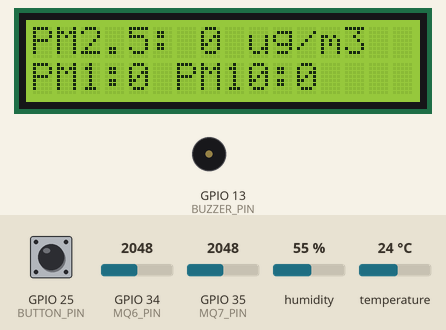
A sketch run on a simulated ESP32. Parts: 16×2 character LCD, buzzer (waves = sounding, pin HIGH). The test bench sets the inputs (shaded band); at power-on: GPIO 35 (MQ7_PIN) = 2048, GPIO 34 (MQ6_PIN) = 2048, GPIO 25 (BUTTON_PIN) HIGH, humidity 55 %, temperature 24 °C. What the sketch prints to the serial monitor is not drawn.

Above: at 1.2 s.
1.3 s: GPIO 35 (MQ7_PIN) set to 1703
At 5.8 s:
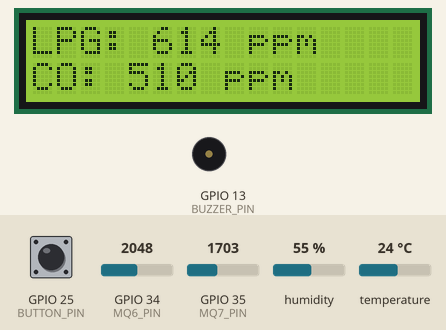
9.1 s: GPIO 35 (MQ7_PIN) set to 1612
At 12.1 s:
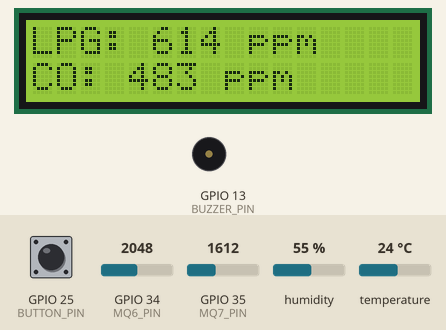
15.9 s: GPIO 34 (MQ6_PIN) set to 2866
At 18.2 s:
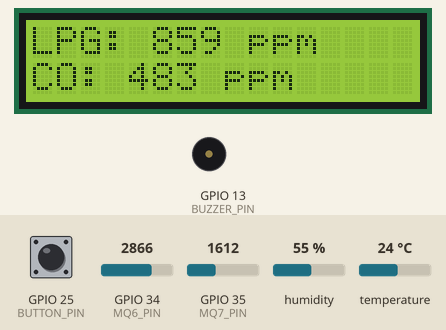
22.1 s: GPIO 35 (MQ7_PIN) set to 2866
At 24.3 s:
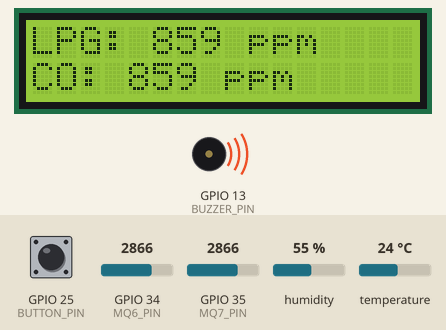
25.2 s: GPIO 34 (MQ6_PIN) set to 3972
At 32.5 s:
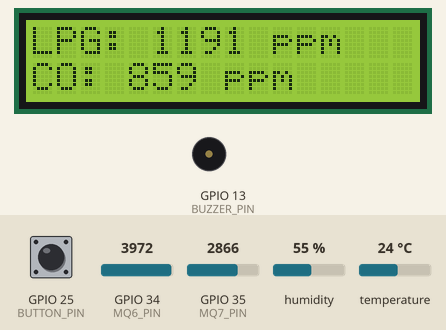
32.7 s: GPIO 34 (MQ6_PIN) set to 1228
At 40.2 s:
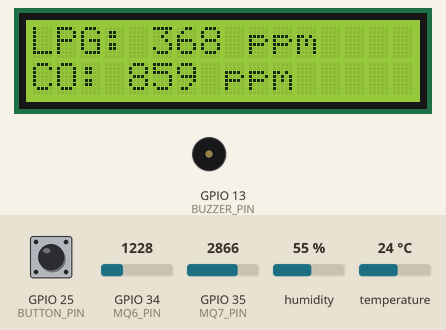
Timing chart, 0 to 41.2 s (numbered marks = the images above; inputs shaded):
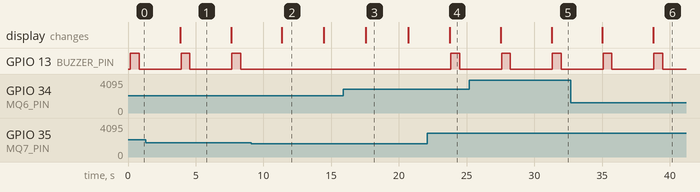

Measured:
- after the input at 1.3 s, the display: changes after 2.6 s (image 1)
- after the input at 9.1 s, GPIO 13 (BUZZER_PIN): stops changing and stays LOW; the display: changes after 2.3 s (image 2)
- after the input at 15.9 s, the display: changes after 1.7 s (image 3)
- after the input at 22.1 s, GPIO 13 (BUZZER_PIN): LOW → HIGH after 1.7 s, → LOW 0.65 s later; the display: changes after 1.7 s (image 4)
- after the input at 25.2 s, the display: first differs from a run without the input after 6.1 s (image 5)
- after the input at 32.7 s, the display: first differs from a run without the input after 6.1 s (image 6)
- by itself, GPIO 13 (BUZZER_PIN): alternates HIGH for 0.65 s and LOW for 3.1 s

The sketch:

nowifi.ino
```cpp
#include <DHT.h>
#include <DHT_U.h>
#include <Wire.h>
#include <Adafruit_Sensor.h>
#include <RTClib.h>
#include <ArduinoJson.h>
#include <LiquidCrystal_I2C.h>

#define DHTPIN 4       // Pin connected to DHT22 data pin
#define DHTTYPE DHT11  // DHT 22 (AM2302)
#define MQ6_PIN 34     // Analog pin for MQ6
#define MQ7_PIN 35     // Analog pin for MQ7
#define BUZZER_PIN 13  // Pin for buzzer
#define ZH03B_RX 17    // ESP32 RX pin connected to ZH03B TX
#define ZH03B_TX 16    // ESP32 TX pin connected to ZH03B RX
#define ZH03B_pwm 26
#define BUTTON_PIN 25

bool displayState = HIGH;
bool lastButtonState = HIGH;
unsigned long lastDebounceTime = 0;
const unsigned long debounceDelay = 50;

LiquidCrystal_I2C lcd(0x27, 16, 2);

const unsigned long resetInterval = 45000;

DHT dht(DHTPIN, DHTTYPE);
RTC_DS1307 rtc;

struct SensorData {
  int temperature;      // Store as integer to save memory
  int humidity;         // Store as integer to save memory
  int propane_butane;   // Store as integer to save memory
  int carbon_monoxide;  // Store as integer to save memory
  int pm1;
  int pm2_5;
  int pm10;
  uint32_t timestamp;  // Store timestamp as integer (seconds since epoch)
};

SensorData dataLog[30];  // Reduced array size to 30 samples for 10 minutes of data at 20s intervals
int currentIndex = 0;
const float CO_CORRECTION_FACTOR = 0.3;  // Adjust as necessary

void setup() {
  Serial.begin(9600);
  Serial2.begin(9600, SERIAL_8N1, ZH03B_RX, ZH03B_TX);
  Wire.begin();
  dht.begin();

  //the button
  pinMode(BUTTON_PIN, INPUT_PULLUP);

  pinMode(MQ6_PIN, INPUT);
  pinMode(MQ7_PIN, INPUT);
  pinMode(BUZZER_PIN, OUTPUT);
  lcd.init();
  lcd.backlight();
  lcd.setCursor(0,0);
}

void loop() {
  if (millis() >= resetInterval) {
    // Reset the variable and timer every 60 seconds
    ESP.restart();
  }
  int currentButtonState = digitalRead(BUTTON_PIN);
  if (currentButtonState != lastButtonState) {
    lastDebounceTime = millis();
  }
  if ((millis() - lastDebounceTime) > debounceDelay) {
    if (currentButtonState == LOW && lastButtonState == HIGH) {
      displayState = !displayState;
    }
  }
  lastButtonState = currentButtonState;
  readAndStoreSensorData();
  checkThresholds();
  delay(3000);

}

void readAndStoreSensorData() {

  int temperature = (int)dht.readTemperature();
  int humidity = (int)dht.readHumidity();
  if (-20 < temperature || 80 > temperature || 5 < humidity || 100 > humidity) {
    Serial.println("Failed to read from DHT sensor!");
  } else {
    int temp = (int)temperature;
    int hum = (int)humidity;
    Serial.print("Temperature: ");
    Serial.print(temp);
    Serial.print(" °C, ");
    Serial.print("Humidity: ");
    Serial.print(hum);
    Serial.print(" %, ");
  }

  int propane_butane = analogRead(MQ6_PIN) * 0.3;   // Replace with calibration for ppm if needed
  int carbon_monoxide = analogRead(MQ7_PIN) * 0.3;  // Apply correction factor
  int pm1 = 0, pm2_5 = 0, pm10 = 0;

  // Read data from ZH03B
  if (Serial2.available() > 0) {
    uint8_t buffer[32];
    int index = 0;

    while (Serial2.available() > 0 && index < 32) {
      buffer[index++] = Serial2.read();
    }

    if (index >= 24 && buffer[0] == 0x42 && buffer[1] == 0x4d) {
      pm1 = (buffer[10] << 8) + buffer[11];
      pm2_5 = (buffer[12] << 8) + buffer[13];
      pm10 = (buffer[14] << 8) + buffer[15];
    }
  }

  if (displayState==HIGH){
    lcd.clear();
    lcd.print("PM2.5: ");
    lcd.print(pm2_5);
    lcd.print(" ug/m3");
    lcd.setCursor(0,1);
    lcd.print("PM1:");
    lcd.print(pm1);
    lcd.print(" PM10:");
    lcd.print(pm10);
    displayState = !displayState;
  } else {
    lcd.clear();
    lcd.print("LPG: ");
    lcd.print(propane_butane);
    lcd.print(" ppm");
    lcd.setCursor(0,1);
    lcd.print("CO: ");
    lcd.print(carbon_monoxide);
    lcd.print(" ppm");
    displayState = !displayState;
  }


  Serial.print("Propane/Iso-butane: ");
  Serial.print(propane_butane);
  Serial.print(" ppm, Carbon Monoxide: ");
  Serial.print(carbon_monoxide);
  Serial.print(" ppm, PM1: ");
  Serial.print(pm1);
  Serial.print("µg/m³, PM2.5: ");
  Serial.print(pm2_5);
  Serial.print(" µg/m³, PM10: ");
  Serial.println(pm10);
  Serial.print(" µg/m³\n");
}


void checkThresholds() {
  int propane_butane = analogRead(MQ6_PIN)*0.3;
  int carbon_monoxide = analogRead(MQ7_PIN) * 0.3;

  if (propane_butane*0.3 > 800 || carbon_monoxide*0.3 > 150) {
    digitalWrite(BUZZER_PIN, HIGH);
    delay(650);
    digitalWrite(BUZZER_PIN, LOW);
  }
}
```

hello.c
```cpp
#include <stdio.h>

int main(void)
{
    int i=20000;
    while (i>0){
        printf("hello world!\n");
        i-=1;
    }
}
```

hi.c
```cpp

```
